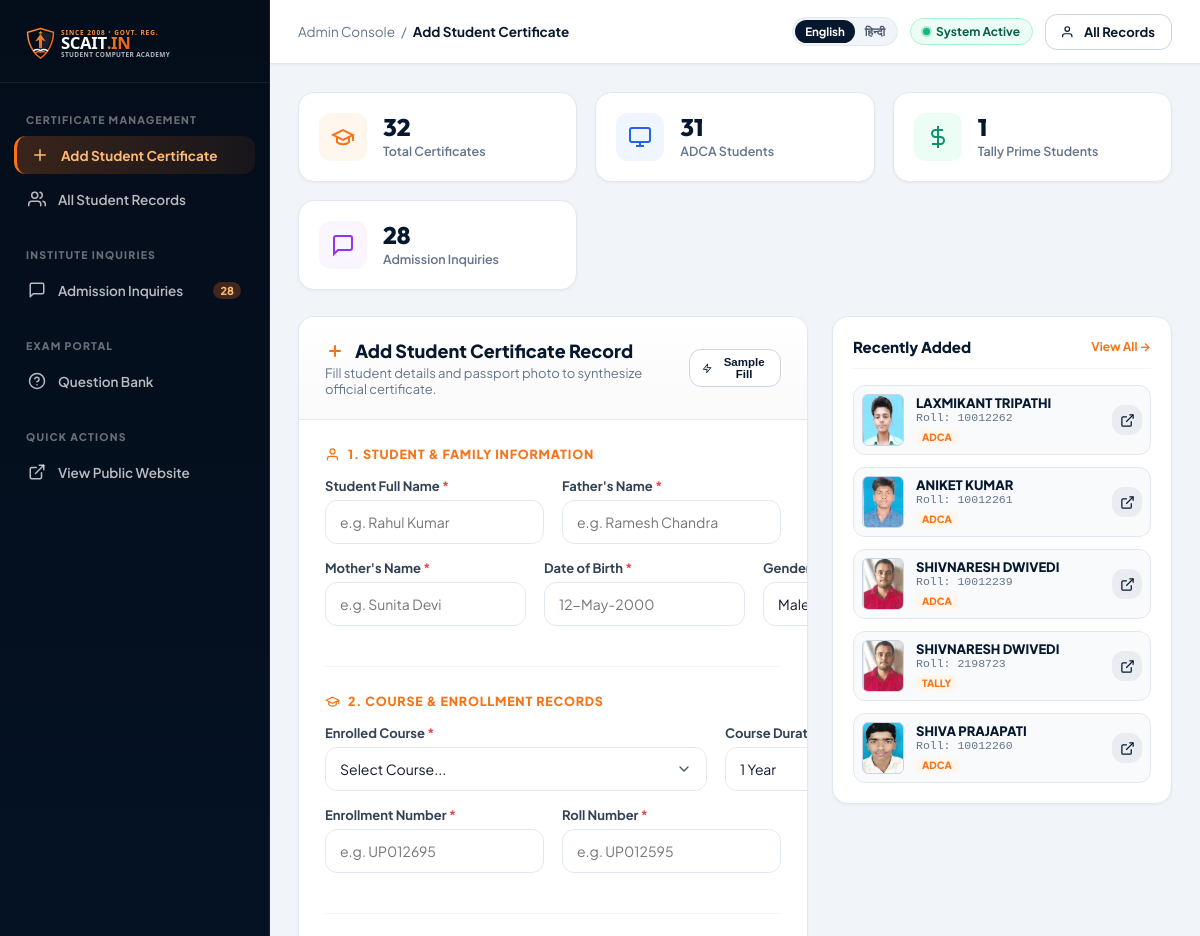
The page /admin-user-add.php (signed in, upper part) on the database as committed earlier.
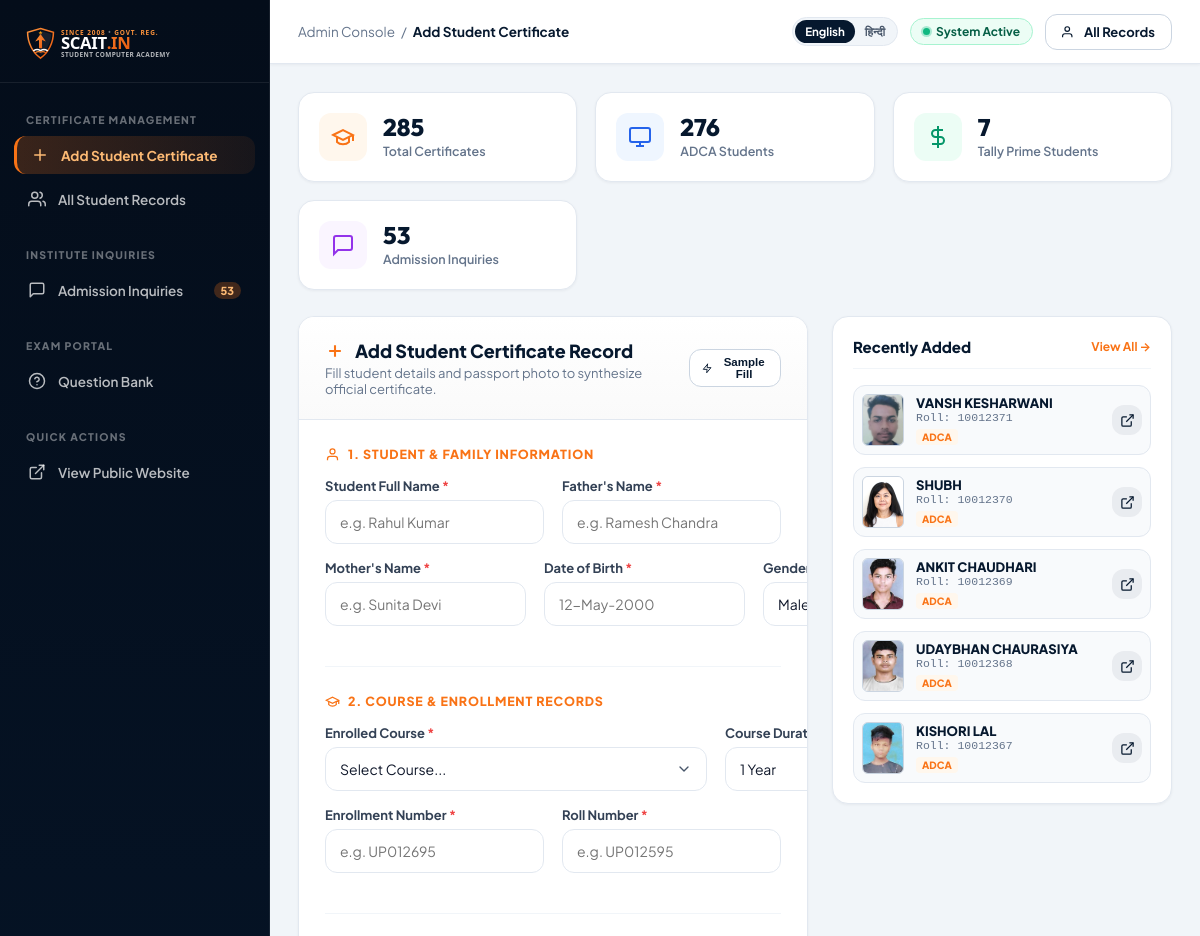
The same page on the database as committed later.
### tables this page shows
CREATE TABLE `s_cer_det` (
  `id` int(255) NOT NULL AUTO_INCREMENT,
  `name` varchar(255) DEFAULT NULL,
  `fname` varchar(255) DEFAULT NULL,
  `mname` varchar(255) DEFAULT NULL,
  `enroll` varchar(255) DEFAULT NULL,
  `roll` varchar(255) DEFAULT NULL,
  `dob` varchar(255) DEFAULT NULL,
  `course` varchar(255) DEFAULT NULL,
  `duration` varchar(255) DEFAULT NULL,
  `gender` varchar(255) DEFAULT NULL,
  `photo` varchar(255) DEFAULT NULL,
  `session` varchar(50) DEFAULT NULL,
  `grade` varchar(20) DEFAULT 'A',
  `percentage` varchar(20) DEFAULT NULL,
  `issue_date` varchar(50) DEFAULT NULL,
  `subjects_json` longtext DEFAULT NULL,
  PRIMARY KEY (`id`)
);

### admin-user-add.php (the view, shortened to what the changed rows need)
<?php
require_once('connection.php');
$total_certs = 0;
$total_adca = 0;
$total_tally = 0;
$total_inquiries = 0;
$res1 = mysqli_query($con, "SELECT COUNT(*) as c FROM s_cer_det");
if ($res1) {
    $row = mysqli_fetch_assoc($res1);
    $total_certs = $row['c'];
}
$res2 = mysqli_query($con, "SELECT COUNT(*) as c FROM s_cer_det WHERE course = 'ADCA'");
if ($res2) {
    $row = mysqli_fetch_assoc($res2);
    $total_adca = $row['c'];
}
$res3 = mysqli_query($con, "SELECT COUNT(*) as c FROM s_cer_det WHERE course = 'TALLY'");
if ($res3) {
    $row = mysqli_fetch_assoc($res3);
    $total_tally = $row['c'];
}
$res4 = mysqli_query($con, "SELECT COUNT(*) as c FROM s_adm");
if ($res4) {
    $row = mysqli_fetch_assoc($res4);
    $total_inquiries = $row['c'];
}
$recent_students = [];
$res_recent = mysqli_query($con, "SELECT id, name, roll, course, duration, photo FROM s_cer_det ORDER BY id DESC LIMIT 5");
if ($res_recent) {
    while ($r = mysqli_fetch_assoc($res_recent)) {
        $recent_students[] = $r;
    }
}
?>
<!DOCTYPE html>
<html lang="en">
<head>
</head>
<body>
    <aside class="admin-sidebar" id="adminSidebar">
        <nav class="sidebar-nav">
            <a href="admin-inquiries.php" class="sidebar-link">
                <span class="icon">
                    <svg viewBox="0 0 24 24" fill="none" stroke="currentColor" stroke-width="2" stroke-linecap="round"
                        stroke-linejoin="round">
                        <path d="M21 15a2 2 0 0 1-2 2H7l-4 4V5a2 2 0 0 1 2-2h14a2 2 0 0 1 2 2z" />
                    </svg>
                </span>
                <span data-en="Admission Inquiries" data-hi="प्रवेश पूछताछ">Admission Inquiries</span>
                <span
                    style="margin-left:auto; background:rgba(249,115,22,0.25); color:#fdba74; font-size:11px; font-weight:800; padding:2px 7px; border-radius:999px;"><?= $total_inquiries ?></span>
            </a>
        </nav>
    </aside>
    <main class="admin-main">
        <div class="admin-content">
            <div class="stats-grid">
                <div class="stat-card">
                    <div>
                        <div class="stat-val"><?= $total_certs ?></div>
                        <div class="stat-label" data-en="Total Certificates" data-hi="कुल सर्टिफिकेट">Total Certificates
                        </div>
                    </div>
                </div>
                <div class="stat-card">
                    <div>
                        <div class="stat-val"><?= $total_adca ?></div>
                        <div class="stat-label" data-en="ADCA Students" data-hi="ADCA छात्र">ADCA Students</div>
                    </div>
                </div>
                <div class="stat-card">
                    <div>
                        <div class="stat-val"><?= $total_tally ?></div>
                        <div class="stat-label" data-en="Tally Prime Students" data-hi="Tally छात्र">Tally Prime
                            Students</div>
                    </div>
                </div>
                <div class="stat-card">
                    <div>
                        <div class="stat-val"><?= $total_inquiries ?></div>
                        <div class="stat-label" data-en="Admission Inquiries" data-hi="प्रवेश पूछताछ">Admission
                            Inquiries</div>
                    </div>
                </div>
            </div>
            <div class="workspace-grid">
                <div class="panel-card">
                    <div class="panel-header">
                        <div class="panel-title-group">
                            <h2>
                                <svg width="20" height="20" viewBox="0 0 24 24" fill="none" stroke="var(--orange)"
                                    stroke-width="2.5">
                                    <path d="M12 5v14M5 12h14" />
                                </svg>
                                <span data-en="Add Student Certificate Record"
                                    data-hi="छात्र सर्टिफिकेट रिकॉर्ड जोड़ें">Add Student Certificate Record</span>
                            </h2>
                        </div>
                    </div>
                </div>
                <div class="quick-records-card">
                    <?php if (empty($recent_students)): ?>
                        <p style="font-size:13px; color:var(--slate-500); text-align:center; padding:20px 0;">No student
                            records found.</p>
                    <?php else: ?>
                        <div class="recent-list">
                            <?php foreach ($recent_students as $st):
                                $p_img = !empty($st['photo']) ? 'certificate/' . $st['photo'] : 'certificate/pass.png_thump.png';
                                ?>
                                <div class="recent-item">
                                    <img src="<?= htmlspecialchars($p_img) ?>" alt="Photo" class="recent-thumb"
                                        onerror="this.src='certificate/pass.png_thump.png'">
                                    <div class="recent-meta">
                                        <div class="recent-name"><?= htmlspecialchars($st['name']) ?></div>
                                        <div class="recent-roll">Roll: <?= htmlspecialchars($st['roll']) ?></div>
                                        <span class="recent-course-tag"><?= htmlspecialchars($st['course']) ?></span>
                                    </div>
                                    <a href="certificate/index.php?of=<?= urlencode($st['roll']) ?>&cor=<?= urlencode($st['course']) ?>"
                                        target="_blank" class="recent-action-btn" title="View Certificate">
                                        <svg width="15" height="15" viewBox="0 0 24 24" fill="none" stroke="currentColor"
                                            stroke-width="2">
                                            <path d="M18 13v6a2 2 0 0 1-2 2H5a2 2 0 0 1-2-2V8a2 2 0 0 1 2-2h6" />
                                            <polyline points="15 3 21 3 21 9" />
                                            <line x1="10" y1="14" x2="21" y2="3" />
                                        </svg>
                                    </a>
                                </div>
                            <?php endforeach; ?>
                        </div>
                    <?php endif; ?>
                </div>
            </div>
        </div>
    </main>
</body>
</html>

Rows that differ between the two databases and show on the page:
no longer on this page (row unchanged): s_cer_det: photo (picture), name "LAXMIKANT TRIPATHI", roll "10012262", course "ADCA"
no longer on this page (row unchanged): s_cer_det: photo (picture), name "ANIKET KUMAR", roll "10012261", course "ADCA"
no longer on this page (row unchanged): s_cer_det: photo (picture), name "SHIVNARESH DWIVEDI", roll "10012239", course "ADCA"
no longer on this page (row unchanged): s_cer_det: photo (picture), name "SHIVNARESH DWIVEDI", roll "2198723", course "TALLY"
no longer on this page (row unchanged): s_cer_det: photo (picture), name "SHIVA PRAJAPATI", roll "10012260", course "ADCA"
added s_cer_det: photo (picture), name "VANSH KESHARWANI", roll "10012371", course "ADCA"
added s_cer_det: shows a picture, name "SHUBH", roll "10012370", course "ADCA"
added s_cer_det: photo (picture), name "ANKIT CHAUDHARI", roll "10012369", course "ADCA"
added s_cer_det: photo (picture), name "UDAYBHAN CHAURASIYA", roll "10012368", course "ADCA"
added s_cer_det: photo (picture), name "KISHORI LAL", roll "10012367", course "ADCA"
Other text that changed with them:
$total_inquiries: "28" → "53"
$total_certs: "32" → "285"
$total_adca: "31" → "276"
$total_tally: "1" → "7"
